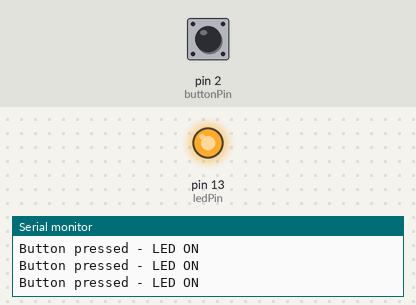
Bench run of a sketch on a simulated Arduino Uno, built with avr-gcc and run on an emulated ATmega328P. Shown: output pins drawn as LEDs (lit = HIGH), the last lines printed to the serial monitor. Inputs (shaded band) come from the test bench; at power-on: pin 2 (buttonPin) HIGH.

Above: at 1.2 s.
1.3 s: pin 2 (buttonPin) pulled LOW for 0.15 s
At 1.38 s:
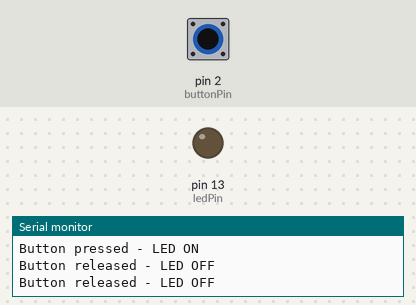
2.9 s: pin 2 (buttonPin) pulled LOW for 3.2 s
At 7.1 s:
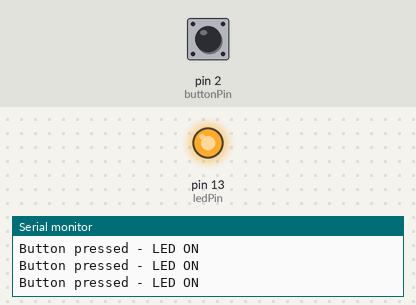
Timing chart, 0 to 8.6 s (numbered marks = the images above; inputs shaded):
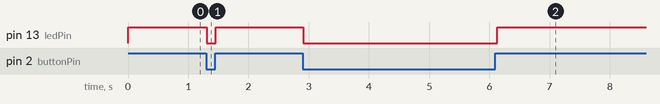

Measured:
- after the input at 1.3 s, pin 13 (ledPin): HIGH → LOW at once, → HIGH 0.15 s later
- after the input at 2.9 s, pin 13 (ledPin): HIGH → LOW at once, → HIGH 3.2 s later

The sketch:

sketch_dec23b_Button_LED_1.ino
```cpp
const int buttonPin = 2;
const int ledPin = 13;

int buttonState = 0;

void setup() {
  pinMode(ledPin, OUTPUT);
  pinMode(buttonPin, INPUT_PULLUP);  // Using internal pull-up
  Serial.begin(9600);  // Start serial communication
}

void loop() {
  buttonState = digitalRead(buttonPin);

  if (buttonState == HIGH) {
    digitalWrite(ledPin, HIGH);
    Serial.println("Button pressed - LED ON");
  } else {
    digitalWrite(ledPin, LOW);
    Serial.println("Button released - LED OFF");
  }

  delay(50);  // Small delay for stability
}
```
